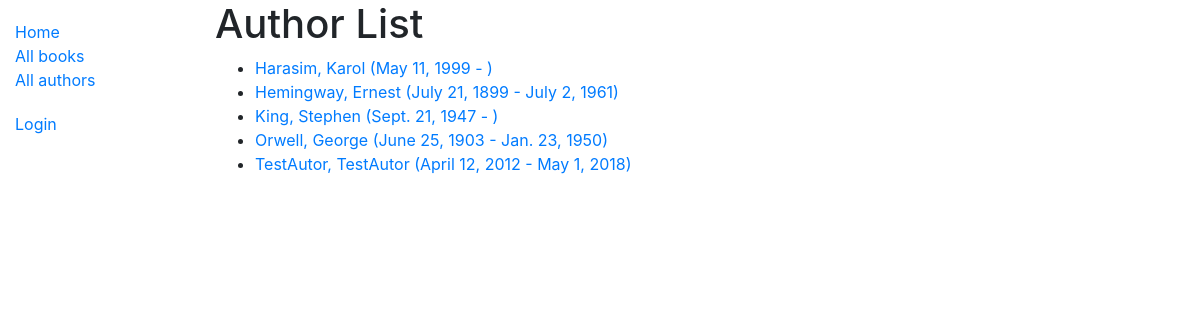
Screenshot of /catalog/authors/ with the database file from the repository.
### catalog/models.py (models this page shows)
class Author(models.Model):
    first_name = models.CharField(max_length=100)
    last_name = models.CharField(max_length=100)
    date_of_birth = models.DateField(null=True, blank=True)
    date_of_death = models.DateField('died', null=True, blank=True)
    class Meta:
        ordering = ['last_name', 'first_name']
    def get_absolute_url(self):
        return reverse('author-detail', args=[str(self.id)])
    def __str__(self):
        return f'{self.last_name}, {self.first_name}'

### catalog/views.py (the view)
# urls.py: path('authors/', views.AuthorListView.as_view(), name='authors'),
class AuthorListView(generic.ListView):
    model = Author

### catalog/templates/catalog/author_list.html
{% extends "base_generic.html" %}
{% block content %}
    <h1>Author List</h1>
    {% if author_list %}
    <ul>
            {% for author in author_list %}
            <li>
              <a href="{{ author.get_absolute_url }}">
              {{ author }} {% if author.date_of_birth %} ({{author.date_of_birth}} {% endif %} - {% if author.date_of_death %}{{author.date_of_death}}{% endif %})
              </a>
            </li>
          {% endfor %}
    </ul>
    {% else %}
        <p>There are no books in the library.</p>
    {% endif %}
{% endblock %}

### rows the page displays
Author: last_name+first_name "Harasim, Karol", date_of_birth "May 11, 1999"
Author: last_name+first_name "Hemingway, Ernest", date_of_birth "July 21, 1899", date_of_death "July 2, 1961"
Author: last_name+first_name "King, Stephen", date_of_birth "Sept. 21, 1947"
Author: last_name+first_name "Orwell, George", date_of_birth "June 25, 1903", date_of_death "Jan. 23, 1950"
Author: last_name+first_name "TestAutor, TestAutor", date_of_birth "April 12, 2012", date_of_death "May 1, 2018"
